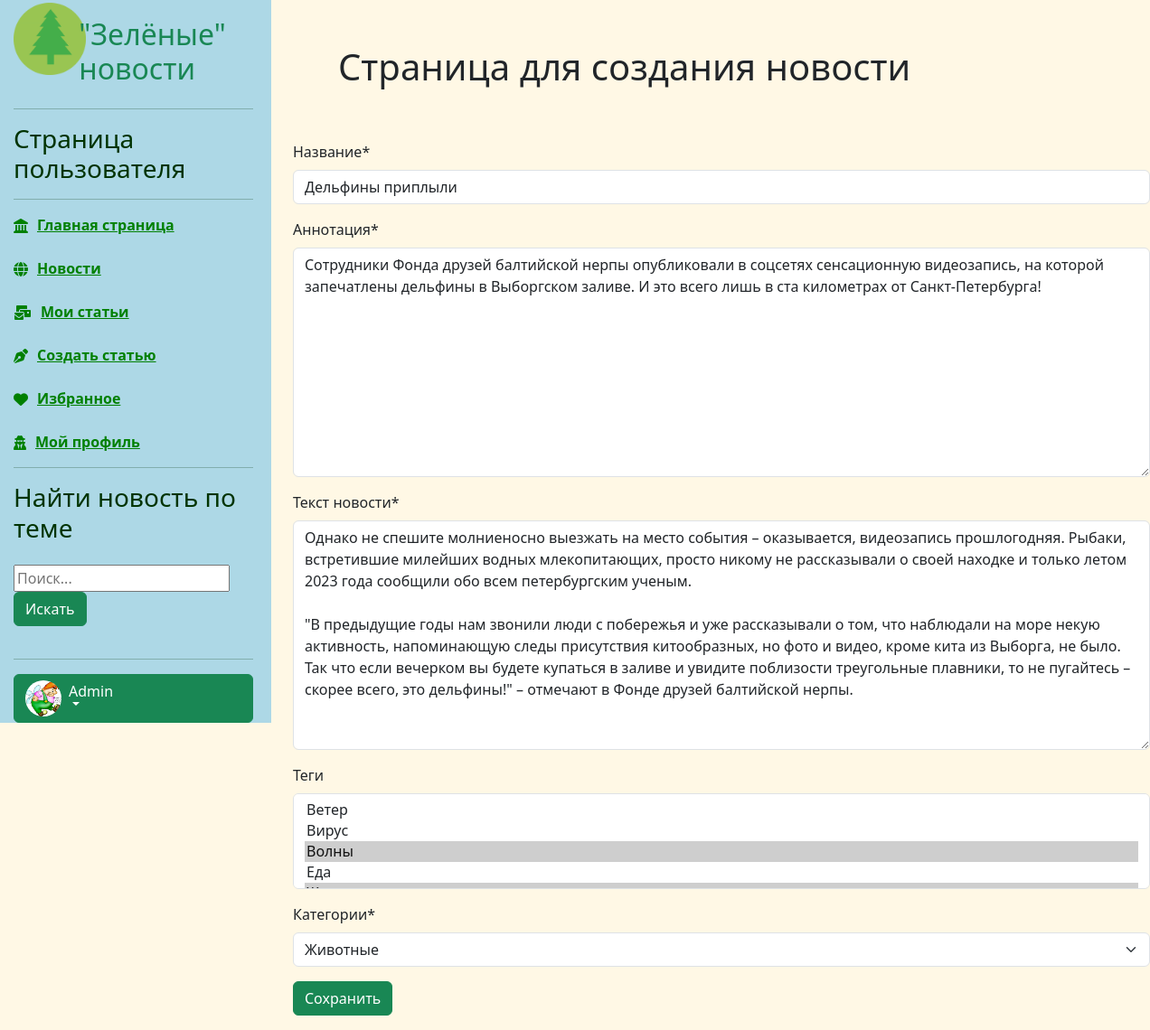
The app's page /news/update/3 (signed in), older data.
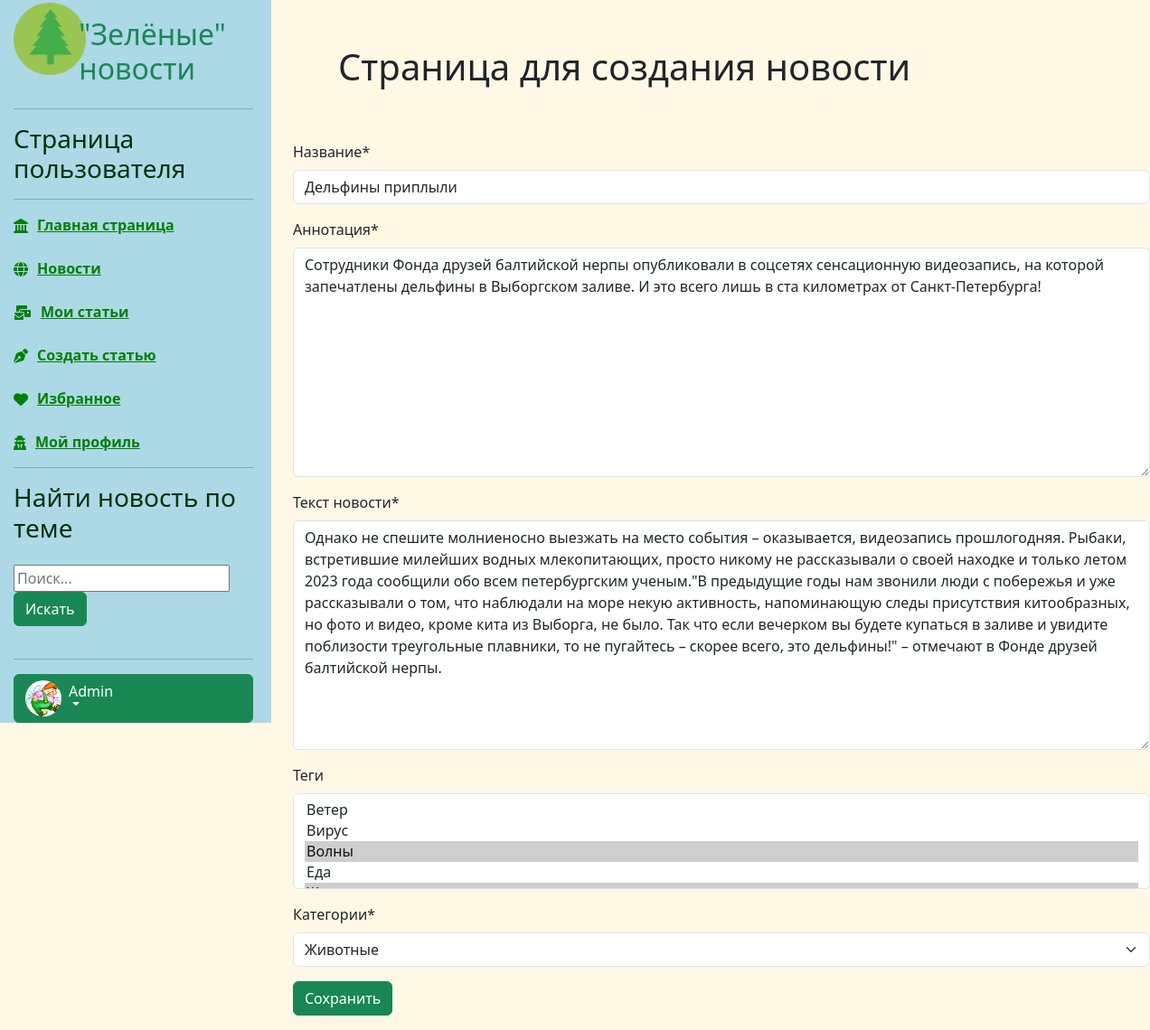
The same page, newer data.
### news/models.py (models this page shows, shortened)
class Article(models.Model):
    categories = (('A', 'Животные'),
                  ('P', 'Растения'),
                  ('M', 'Микромир'),
                  ('W', 'Вода'),
                  ('N', 'Природа'))
    author = models.ForeignKey(User, on_delete=models.CASCADE, null=True)
    title = models.CharField('Название', max_length=50, default='') #указывать длину обязательно#
    anouncement = models.TextField('Аннотация', max_length=250) #можно не указывать длину#
    text = models.TextField('Текст новости')
    date = models.DateTimeField('Дата публикации', auto_now=True) # auto_now=True - автоизменение новости auto_create=True - автосоздание новости#
    category = models.CharField(choices=categories, max_length=20, verbose_name='Категории')
    tags = models.ManyToManyField( to=Tag, blank=True, verbose_name='Теги')
    status = models.BooleanField(default=True)
    objects = models.Manager()
    published = PublishedToday()
    class Meta:
        ordering = ['title','date']
        verbose_name= 'Новость'
        verbose_name_plural='Новости'
    class Meta:
        ordering = ['date','title']
        verbose_name ='Новость'
        verbose_name_plural ='Новости'

class Tag(models.Model):
    title = models.CharField(max_length=80)
    status = models.BooleanField(default=True)
    def __str__(self):
        return self.title
    class Meta:
        ordering = ['title','status']
        verbose_name = 'Тэг'
        verbose_name_plural = 'Тэги'

### news/views.py (the view)
# urls.py: path('update/<int:pk>', views.ArticleUpdateView.as_view(), name='news_update'),
class ArticleUpdateView(UpdateView):
    model = Article
    template_name = 'news/create_article.html'
    fields = ['title','anouncement','text', 'tags','category']

### users/templatetags/users_extras.py (called while the page is built)
@register.filter(name="has_group")
def has_group(user,group_name):
    return user.groups.filter(name=group_name).exists()

### news/templates/news/create_article.html (shortened to what this page needs)
{% extends 'main/base.html' %}
{% load static %}
{% load bootstrap5 %}
{% load crispy_forms_tags %}
{% block sidebar %} {% include 'users/user_panel.html' %} {% endblock %}
{% block content %}
 <div class="row">
     <div class="text_centre" style="margin: 50">
         <h1>
             Страница для создания новости
         </h1>
     </div>
     <form method="post" enctype="multipart/form-data">
                {{ form|crispy }}
                <input type="submit" class = "btn btn-success" value = "Сохранить">
     </form>
 </div>
{% endblock %}

Row changes from the older to the newer data that the page shows:
changed Article "Животные": text "…сообщили обо всем петербургским ученым. \"В предыдущие годы нам звонили…" → "…сообщили обо всем петербургским ученым.\"В предыдущие годы нам звонили…"
